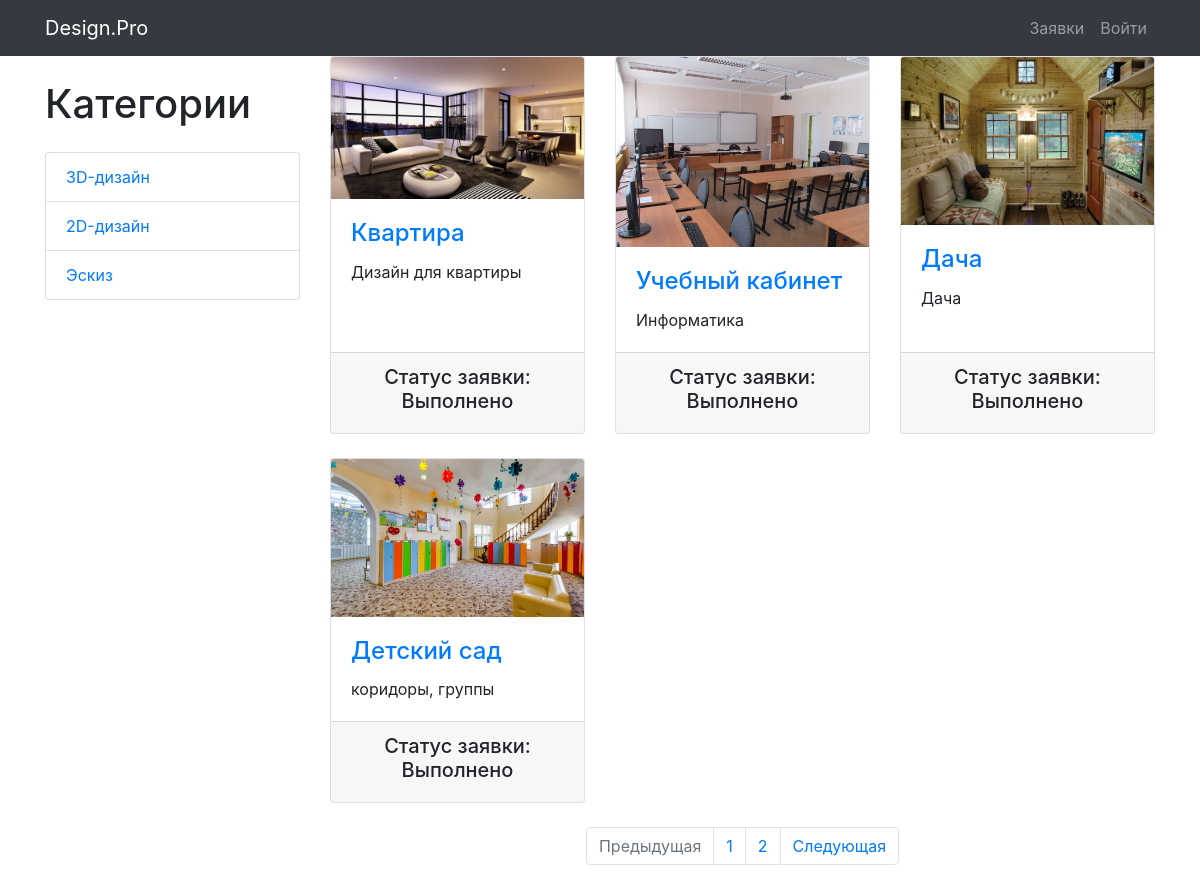
The app's page /applications/ with its own data.
### main/models.py (models this page shows, shortened)
class ApplicationCategory(models.Model):
    name = models.CharField(max_length=64, unique=True)
    class Meta:
        verbose_name_plural = 'Application Categories'

class Application(models.Model):
    name = models.CharField(max_length=125)
    imageofapp = models.ImageField(upload_to='applications_image')
    description = models.TextField(max_length=256)
    category = models.ForeignKey(ApplicationCategory, on_delete=models.CASCADE)
    status = models.ForeignKey(ApplicationStatus, on_delete=models.CASCADE, default=1)
    created_timestamp = models.DateTimeField(auto_now_add=True)
    author = models.ForeignKey(User, on_delete=models.CASCADE, null=True)

class ApplicationStatus(models.Model):
    name = models.CharField(max_length=64, unique=True)
    class Meta:
        verbose_name_plural = 'Application Statuses'
    def __str__(self):
        return self.name

### main/views.py (the view)
# urls.py: path('applications/', include('main.urls', namespace='applications')),
def applications(request, category_id=None, page=1, status_id=3):
    context = {
        'title': 'Design.PRO - Заявки',
        'categories': ApplicationCategory.objects.all(),
        'statuses': ApplicationStatus.objects.all(),
    }
    if category_id:
        applications = Application.objects.filter(category_id=category_id, status_id=status_id)
    else:
        applications = Application.objects.filter(status_id=status_id)
    paginator = Paginator(applications, 4)
    applications_paginator = paginator.page(page)
    context.update({'applications': applications_paginator})
    return render(request, 'main/applications.html', context)

### main/templates/main/applications.html (shortened to what this page needs)
{% extends 'main/base.html' %}
{% load static %}
{% block css %}
    <link href="{% static 'css/index.css' %}" rel="stylesheet">
{% endblock %}
{% block content %}
    <div class="container">
        <div class="row">
            <div class="col-lg-3">
                <h1 class="my-4">Категории</h1>
                <div class="list-group">
                    {% for category in categories %}
                        <a href="{% url 'applications:category' category.id %}"
                           class="list-group-item">
                            {{ category.name }}
                        </a>
                    {% endfor %}
                </div>
            </div>
            <div class="col-lg-9">
                <div class="row">
                    {% for application in applications %}
                        <div class="col-lg-4 col-md-6 mb-4">
                            <div class="card h-100">
                                <a href="#">
                                    <img class="card-img-top"
                                         src="/media/{{ application.imageofapp }}"
                                         alt="">
                                </a>
                                <div class="card-body">
                                    <h4 class="card-title">
                                        <a href="#">{{ application.name }}</a>
                                    </h4>
                                    <p class="card-text">{{ application.description }}</p>
                                </div>
                                <div class="card-footer text-center">
                                    <h5>Статус заявки: {{ application.status }}</h5>
                                </div>
                            </div>
                        </div>
                    {% endfor %}
                </div>
                <nav aria-label="Page navigation example">
                    <ul class="pagination justify-content-center">
                        <li class="page-item {% if not applications.has_previous %} disabled {% endif %}">
                            <a class="page-link"
                               href="{% if applications.has_previous %} {% url 'applications:page' applications.previous_page_number %} {% else %} # {% endif %}"
                               tabindex="-1" aria-disabled="true">Предыдущая</a>
                        </li>
                        {% for page in applications.paginator.page_range %}
                            <li class="page-item">
                                <a class="page-link" href="{% url 'applications:page' page  %}">
                                    {{ page }}
                                </a>
                            </li>
                        {% endfor %}
                        <li class="page-item {% if not applications.has_next %} disabled {% endif %}">
                            <a class="page-link"
                               href="{% if applications.has_next %} {% url 'applications:page' applications.next_page_number %} {% else %} # {% endif %}">
                                Следующая
                            </a>
                        </li>
                    </ul>
                </nav>
            </div>
        </div>
    </div>
{% endblock %}

### main/templates/main/base.html (shortened to what this page needs)
{% load static %}
<!DOCTYPE html>
<html lang="en">
<head>
    <link href="{% static 'vendor/bootstrap/css/bootstrap.min.css' %}" rel="stylesheet">
    {% block css %} <link href="{% static 'css/index.css' %}" rel="stylesheet"> {% endblock %}
</head>
<body>
<nav class="navbar navbar-expand-lg navbar-dark bg-dark fixed-top">
    <div class="container">
        <a class="navbar-brand" href="{% url 'index' %}">Design.Pro</a>
        <div class="collapse navbar-collapse" id="navbarResponsive">
            <ul class="navbar-nav ml-auto">
                <li class="nav-item">
                        <a class="nav-link" href="{% url 'applications:index' %}">Заявки
                        </a>
                </li>
                {% if user.is_authenticated %}
                    {% if user.is_staff %}
                        <li class="nav-item">
                            <a class="nav-link" href="{% url 'admin:index' %}">Панель администратора
                                <i class="fas fa-user-circle"></i>
                            </a>
                        </li>
                    {% endif %}
                    <li class="nav-item">
                        <a class="nav-link" href="{% url 'users:profile' %}">{{ user.username }}
                            <i class="fas fa-user-circle"></i>
                        </a>
                    </li>
                    <li class="nav-item">
                        <a class="nav-link" href="{% url 'users:logout' %}">Выйти <i class="fas fa-sign-out-alt"></i></a>
                    </li>
                    <li class="nav-item">
                        <a class="nav-link" href="{% url 'applications:application_create' %}">Создать заявку</a>
                    </li>
                {% else %}
                    <li class="nav-item">
                        <a class="nav-link" href="{% url 'users:login' %}">Войти </a>
                    </li>
                {% endif %}
            </ul>
        </div>
    </div>
</nav>
{% block content %} {% endblock %}
</body>
</html>

### static/css/index.css (style rules this page uses)
body { -webkit-background-size: cover; -moz-background-size: cover; background-size: cover; -o-background-size: cover; padding-top: 56px; }

### records on screen
ApplicationCategory: name "3D-дизайн"
ApplicationCategory: name "2D-дизайн"
ApplicationCategory: name "Эскиз"
Application: imageofapp (picture), name "Квартира", description "Дизайн для квартиры", status "Выполнено"
Application: imageofapp (picture), name "Учебный кабинет", description "Информатика", status "Выполнено"
Application: imageofapp (picture), name "Дача", description "Дача", status "Выполнено"
Application: imageofapp (picture), name "Детский сад", description "коридоры, группы", status "Выполнено"

### other values on screen
{{ page }} "1" "2"
